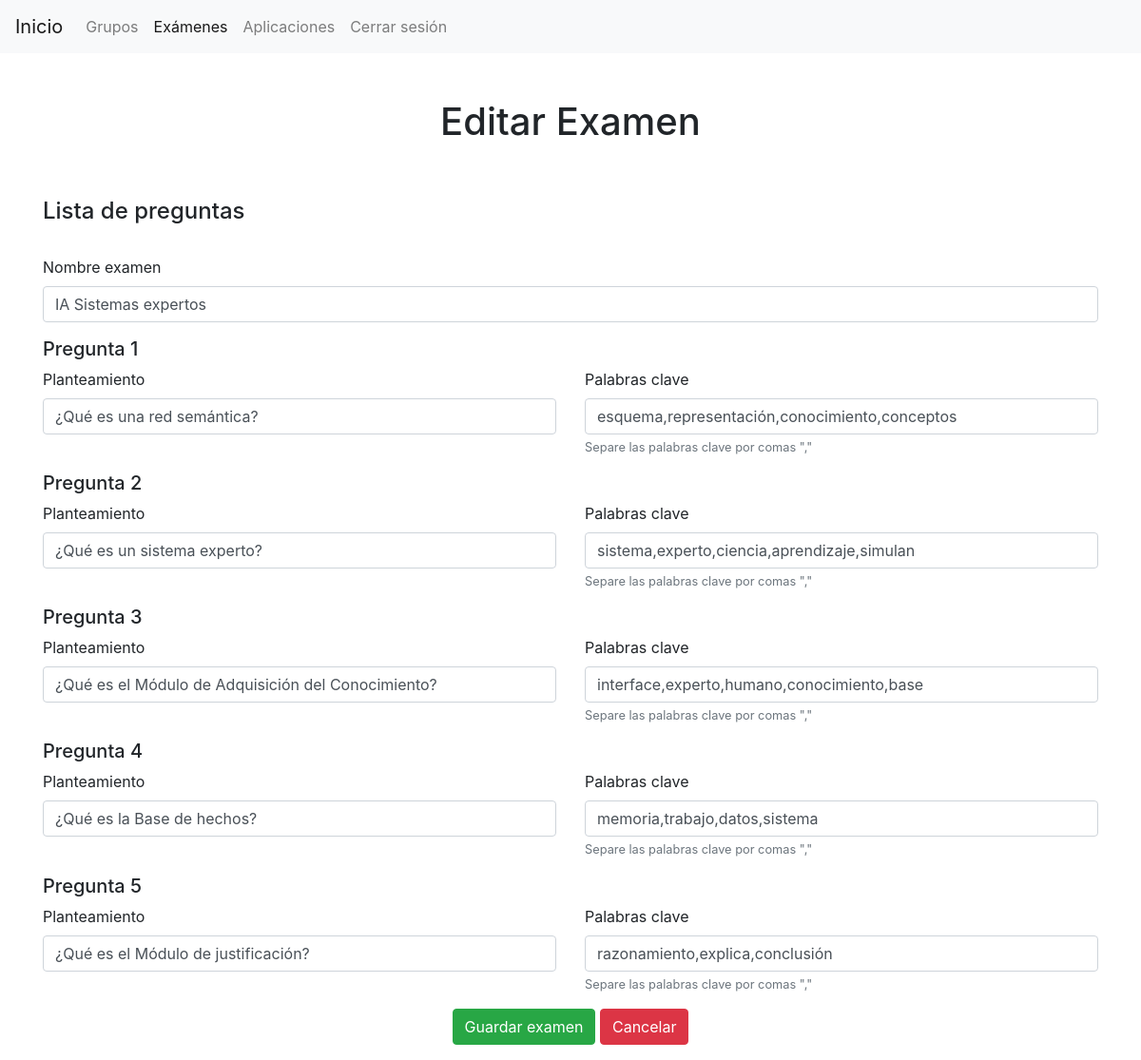
The app's page /php/maestro/editarExamen.php?id=5 (signed in) with its own data.
### tables this page shows
CREATE TABLE `examen` (
  `id_examen` int(11) NOT NULL,
  `nombre` varchar(30) NOT NULL
);

CREATE TABLE `pregunta` (
  `id_pregunta` int(11) NOT NULL,
  `id_examen` int(11) NOT NULL,
  `pregunta` varchar(255) DEFAULT NULL,
  `palabras_clave` varchar(255) DEFAULT NULL
);

### php/maestro/listaExamenes_.php (called while the page is built, shortened)
<?php
    function getExamen($id){
        $base = getConexion();
        $conexion = $base->query("SELECT * FROM examen where id_examen=$id");
        $examenes = $conexion->fetchAll(PDO::FETCH_OBJ);
        $conexion = $base->query("SELECT * FROM pregunta where id_examen =$id");
        $examenes[0]->preguntas = $conexion->fetchAll(PDO::FETCH_OBJ);
        return $examenes[0];
    }
?>

### php/maestro/editarExamen.php (the view, shortened to what this page needs)
<?php
include("listaExamenes_.php");
?>
<!doctype html>
<html lang="en">
<head>
    <link href="../../css/bootstrap.min.css" rel="stylesheet">
    <link rel="stylesheet" href="https://use.fontawesome.com/releases/v5.7.0/css/all.css"
>
</head>
<body>
<nav class="navbar navbar-expand-lg navbar-light bg-light">
    <a class="navbar-brand" href="inicio.php">Inicio</a>
    <div class="collapse navbar-collapse" id="navbarSupportedContent">
        <ul class="navbar-nav mr-auto">
            <li class="nav-item">
                <a class="nav-link" href="listaGrupos.php">Grupos</a>
            </li>
            <li class="nav-item active">
                <a class="nav-link" href="listaExamenes.php">Exámenes</a>
            </li>
            <li class="nav-item">
                <a class="nav-link" href="listaAplicaciones.php">Aplicaciones</a>
            </li>
            <li class="nav-item">
                <a class="nav-link" href="../general/logout.php">Cerrar sesión</a>
            </li>
        </ul>
    </div>
</nav>
<div class="container">
    <br><br>
    <h1 class="text-center">
        Editar Examen
    </h1>
    <br><br>
    <p class="h4">
        Lista de preguntas
    </p>
    <br>
    <?php
        $examen = getExamen($_GET["id"]);
        $contador = 1;
    ?>
    <form action="editarExamen_.php" method="post">
        <div class="form-group">
            <label for="nombreExamen">Nombre examen</label>
            <input type="text" id="nombreExamen" name="nombreExamen" class="form-control" value="<?php echo $examen->nombre ?>" required>
        </div>
        <div id="preguntas">
            <?php foreach($examen->preguntas as $pregunta): ?>
                <div class="pregunta">
                    <p class="h5">Pregunta <?php echo $contador?></p>
                    <div class="row">
                        <div class="col">
                            <div class="form-group">
                                <label for="planteamiento<?php echo $contador?>">Planteamiento</label>
                                <input type="text" id="planteamiento<?php echo $contador?>" name="planteamiento<?php echo $contador?>" class="form-control"
                                value="<?php echo $pregunta->pregunta?>" required>
                            </div>
                        </div>
                        <div class="col">
                            <div class="form-group">
                                <label for="palabras<?php echo $contador?>">Palabras clave</label>
                                <input type="text" id="palabras<?php echo $contador?>" name="palabras<?php echo $contador?>" class="form-control"
                                value="<?php echo $pregunta->palabras_clave?>" required>
                                <small class="form-text text-muted">Separe las palabras clave por comas ","</small>
                            </div>
                        </div>
                    </div>
                </div>
            <?php $contador++; endforeach; ?>
        </div>
        <div class="form-group text-center">
            <button type="submit" class="btn btn-success">
                Guardar examen
            </button>
            <a href="listaExamenes.php" class="btn btn-danger">
                Cancelar
            </a>
        </div>
    </form>
</div>
</body>
</html>

### records on screen
examen: nombreExamen "IA Sistemas expertos"
pregunta: planteamiento1 "¿Qué es una red semántica?", palabras1 "esquema,representación,conocimiento,conceptos"
pregunta: pregunta "¿Qué es un sistema experto?", palabras_clave "sistema,experto,ciencia,aprendizaje,simulan"
pregunta: pregunta "¿Qué es el Módulo de Adquisición del Conocimiento?", palabras_clave "interface,experto,humano,conocimiento,base"
pregunta: pregunta "¿Qué es la Base de hechos?", palabras_clave "memoria,trabajo,datos,sistema"
pregunta: pregunta "¿Qué es el Módulo de justificación?", palabras_clave "razonamiento,explica,conclusión"
